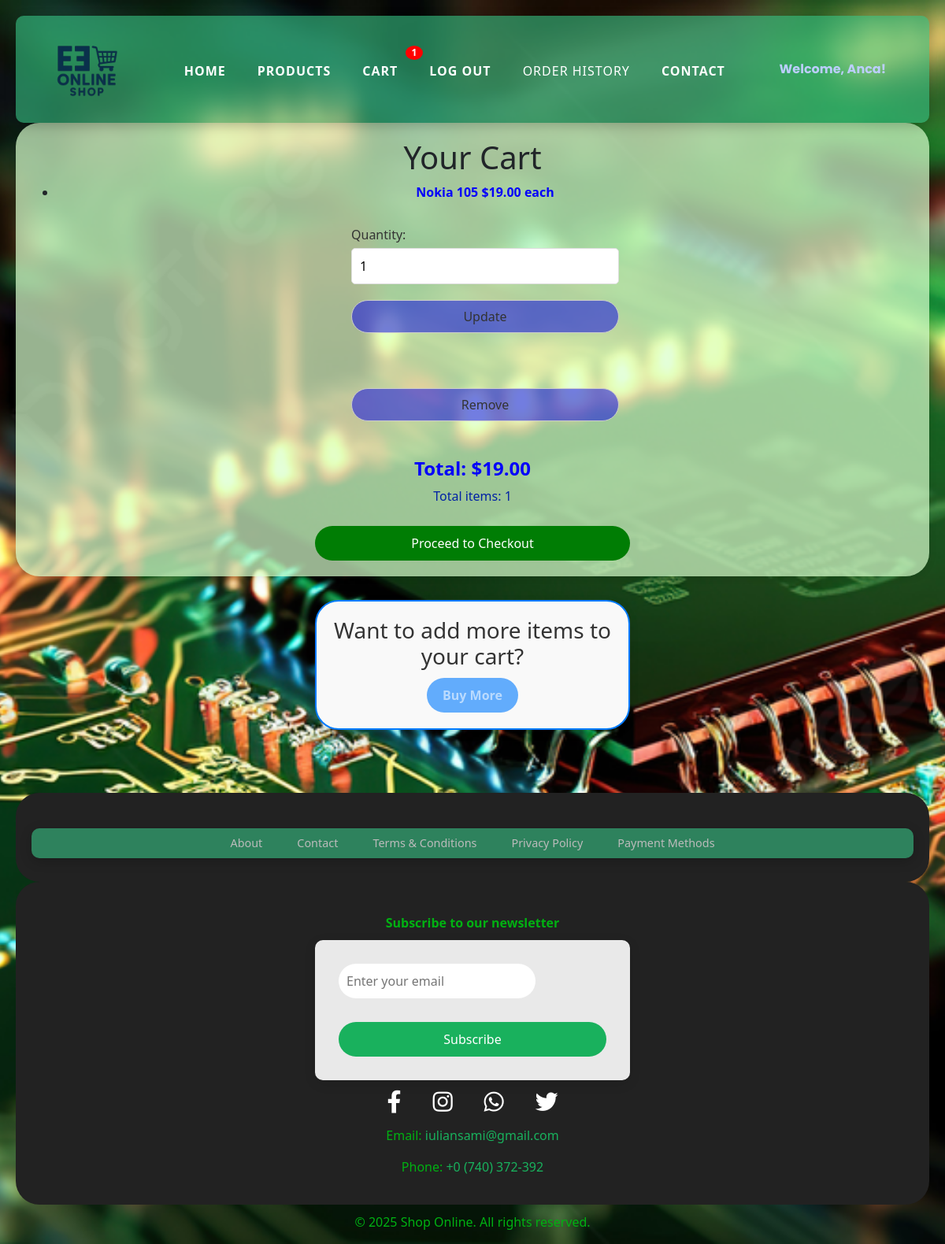
Screenshot of /store/cart/ (signed in) with the database file from the repository.
### store/models.py (models this page shows, shortened)
class CartItem(models.Model):
    cart = models.ForeignKey(Cart, related_name='items', on_delete=models.CASCADE)  # Reference to the cart
    product = models.ForeignKey(Product, on_delete=models.CASCADE)  # Reference to the product
    quantity = models.PositiveIntegerField(default=1)  # Quantity of product in the cart
    def get_total_price(self):
        return self.product.price * self.quantity

class Product(models.Model):
    ELECTRONICS = 'Electronics'  # Choice value for electronics
    ELECTRICS = 'Electrics'  # Choice value for electrics
    CATEGORY_CHOICES = [
        (ELECTRONICS, 'Electronics'),   # Tuple for electronics choice
        (ELECTRICS, 'Electrics'),  # Tuple for electrics choice
    ]
    name = models.CharField(max_length=200)  # Product name
    description = models.TextField()  # Product description
    price = models.DecimalField(
        max_digits=10,
        decimal_places=2,
        default=0.00   # Default price
    )
    stock = models.PositiveIntegerField(default=0)  # Product stock
    category = models.ForeignKey(
        Category,
        on_delete=models.CASCADE,
        null=True,
        blank=True  # Product can have no category
    )
    category_type = models.CharField(
        max_length=50,
        choices=CATEGORY_CHOICES,
        null=True,
        blank=True  # Optional additional category type
    )
    image = models.ImageField(upload_to='products/', null=True, blank=True)  # Optional product image
    created_at = models.DateTimeField(auto_now_add=True)  # Timestamp when product was created
    rating = models.FloatField(default=0.0)  # Adăugăm câmpul rating

### store/views.py (the view)
# urls.py: path('cart/', views.cart_view, name='cart_view'),
@login_required
def cart_view(request):
    cart = Cart.objects.filter(user=request.user).first()
    if cart:
        items = cart.items.all()
        total = sum(item.get_total_price() for item in items)
        item_count = sum(item.quantity for item in items)
        has_zero_stock = any(item.product.stock < item.quantity for item in items)
    else:
        items = []
        total = 0
        item_count = 0
        has_zero_stock = False
    return render(request, 'store/cart.html', {
        'items': items,
        'total': total,
        'item_count': item_count,
        'has_zero_stock': has_zero_stock,
    })

### store/context_processors.py (called while the page is built)
def cart_item_count(request):
    if request.user.is_authenticated:
        cart = Cart.objects.filter(user=request.user, is_ordered=False).first()
        if cart:
            item_count = sum(item.quantity for item in cart.items.all())
        else:
            item_count = 0
    else:
        item_count = 0
    return {'item_count': item_count}

### templates/store/cart.html (shortened to what this page needs)
{% extends 'store/base.html' %}
{% block content %}
<div class="cart-container">
    <div class="cart-card">
        <h1>Your Cart</h1>
        {% if items %}
            <ul>
                {% for item in items %}
                    <li class="cart-item">
                        <div class="item-container">
                            <div class="item-info">
                                <span class="product-name">{{ item.product.name }}</span>
                                <span class="product-price">${{ item.product.price }}</span> <span class="price-each">each</span>
                            </div>
                            <div class="update-remove-card">
                                <form action="{% url 'store:update_cart' item.id %}" method="POST">
                                    <label for="quantity_{{ item.id }}">Quantity:</label>
                                    <input type="number" name="quantity" id="quantity_{{ item.id }}" value="{{ item.quantity }}" min="1" max="{{ item.product.stock }}" required>
                                    <button type="submit">Update</button>
                                </form>
                                <form action="{% url 'store:remove_from_cart' item.id %}" method="POST">
                                    <button type="submit" class="btn-danger">Remove</button>
                                </form>
                            </div>
                        </div>
                    </li>
                {% endfor %}
            </ul>
            <h3 class="total-price">Total: ${{ total }}</h3>
            <p>Total items: {{ item_count }}</p>
            {% if has_zero_stock %}
                <p style="color: red;">One or more items are out of stock, cannot proceed to checkout.</p>
            {% else %}
            <form action="{% url 'store:checkout' %}" method="GET" class="checkout-form">
                <button type="submit" class="checkout-button">Proceed to Checkout</button>
            </form>
            {% endif %}
        {% else %}
            <p style="color: blue;">Your cart is empty!</p>
        {% endif %}
    </div>
    <div class="buy-more-card">
        <h3>Want to add more items to your cart?</h3>
        <a href="{% url 'store:product_list' %}" class="btn-buy-more">Buy More</a>
    </div>
</div>
{% endblock %}

### templates/store/base.html (shortened to what this page needs)
<!DOCTYPE html>
<html lang="en">
<head>
    {% load static %}
    <link rel="stylesheet" type="text/css" href="{% static 'store/css/base.css' %}">
    <link rel="stylesheet" href="{% static 'store/css/base.css' %}">
    <link href="https://cdnjs.cloudflare.com/ajax/libs/font-awesome/5.15.4/css/all.min.css" rel="stylesheet">
    <link href="https://cdn.jsdelivr.net/npm/bootstrap@5.3.0/dist/css/bootstrap.min.css" rel="stylesheet">
</head>
<body>
    <nav>
        <div class="navbar-container">
            <a href="{% url 'store:home' %}" class="nav-logo" aria-label="Home">
                <img src="{% static 'store/images/logo_rev2.png' %}" alt="Store Logo" width="150">
            </a>
            <ul class="navbar-menu" id="navbarMenu">
                <li><a href="{% url 'store:home' %}" aria-label="Home">Home</a></li>
                <li><a href="{% url 'store:product_list' %}" aria-label="Products">Products</a></li>
                {% if user.is_authenticated %}
                    <li><a href="{% url 'store:cart_view' %}" aria-label="Cart">
                        Cart
                        {% if item_count > 0 %}
                            <span class="cart-count">{{ item_count }}</span>
                        {% endif %}
                    </a></li>
                    <li><a href="javascript:void(0);" class="logout-btn" onclick="confirmLogout()" aria-label="Logout">Log Out</a></li>
                    <li class="nav-item">
                        <a class="nav-link" href="{% url 'store:history_of_orders' %}">Order History</a>
                      </li>
                {% else %}
                    <li><a href="{% url 'store:signup' %}" aria-label="Sign Up">Sign Up</a></li>
                    <li><a href="{% url 'store:login' %}" aria-label="Login">Login</a></li>
                {% endif %}
                <li><a href="{% url 'store:contact' %}" aria-label="Contact">Contact</a></li>
            </ul>
            {% if user.is_authenticated %}
            <div class="welcome-message">
                Welcome, {{ user.username }}!
            </div>
            {% endif %}
        </div>
    </nav>
    <main class="content-container">
        {% block content %}{% endblock %}
    </main>
<footer class="site-footer">
    <div class="footer-content">
        <nav class="footer-links">
            <a href="{% url 'store:about' %}">About</a>
            <a href="{% url 'store:contact' %}">Contact</a>
            <a href="/terms">Terms & Conditions</a>
            <a href="{% url 'store:privacy_policy' %}">Privacy Policy</a>
            <a href="{% url 'store:payment_methods' %}">Payment Methods</a>
        </nav>
    </div>
</footer>
<footer class="footer">
    <div class="footer-content">
        <div class="newsletter-signup">
            <p>Subscribe to our newsletter</p>
            <form method="post" action="{% url 'store:subscribe_newsletter' %}">
                <input type="email" name="email" placeholder="Enter your email" required>
                <button type="submit">Subscribe</button>
            </form>
        </div>
        <div class="social-media-icons">
            <a href="https://www.facebook.com" target="_blank" aria-label="Facebook">
                <i class="fab fa-facebook-f"></i>
            </a>
            <a href="https://www.instagram.com" target="_blank" aria-label="Instagram">
                <i class="fab fa-instagram"></i>
            </a>
            <a href="https://wa.me/yourphonenumber" target="_blank" aria-label="WhatsApp">
                <i class="fab fa-whatsapp"></i>
            </a>
            <a href="https://www.twitter.com" target="_blank" aria-label="Twitter">
                <i class="fab fa-twitter"></i>
            </a>
        </div>
        <div class="contact-info">
            <p>Email: <a href="mailto:iuliansami@gmail.com">iuliansami@gmail.com</a></p>
            <p>Phone: <a href="tel:+40740372392">+0 (740) 372-392</a></p>
        </div>
    </div>
</footer>
{% load tz %}
<footer>
  <div class="footer-content">
    <p>&copy; {% now "Y" %} Shop Online. All rights reserved.</p>
  </div>
</footer>
</body>
</html>

### rows the page displays
CartItem: product.name "Nokia 105", product.price "19.00", quantity "1"

### other values shown
{{ item_count }} "1"
{{ user.username }} "Anca"
{{ total }} "19.00"
